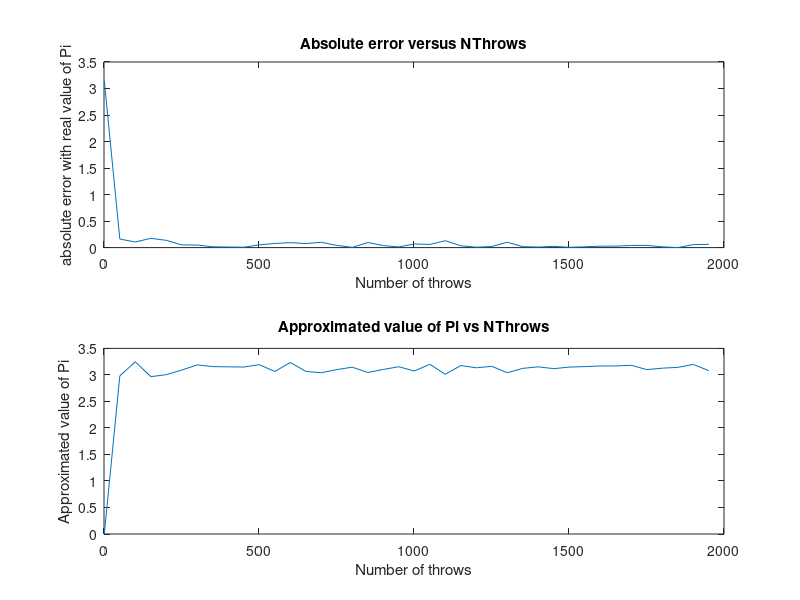

MATLAB code for this plot:
M = csvread('resultsStepsof100.dat');
aproximation = M(:,1)';
nThrows = M(:,2)';
errorOfAproximation = abs(pi - aproximation);

ax1 = subplot(2,1,1);
plot(ax1,nThrows, errorOfAproximation, '-')
title(ax1,'Absolute error versus NThrows')
ylabel(ax1,'absolute error with real value of Pi')
xlabel(ax1,'Number of throws')


ax2 = subplot(2,1,2);
plot(ax2, nThrows, aproximation, '-');
title(ax2,'Approximated value of Pi vs NThrows')
ylabel(ax2,'Approximated value of Pi')
xlabel(ax2,'Number of throws')